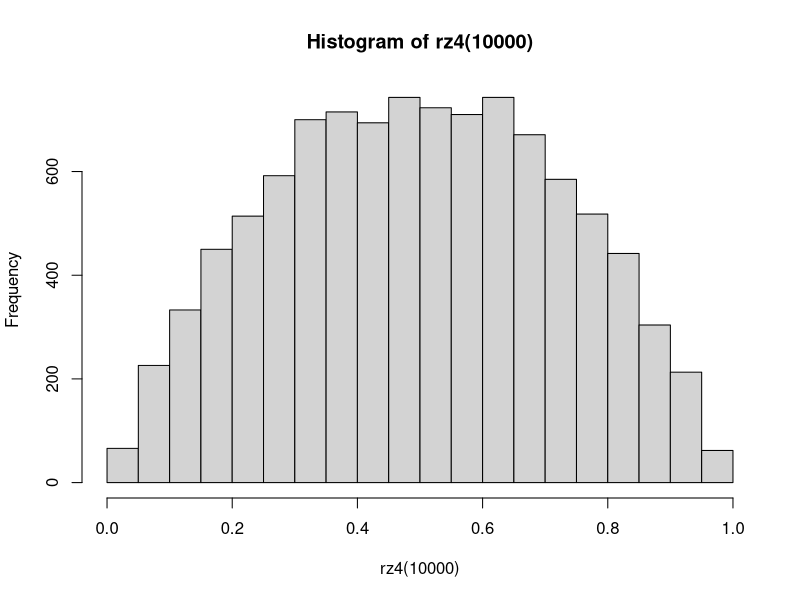
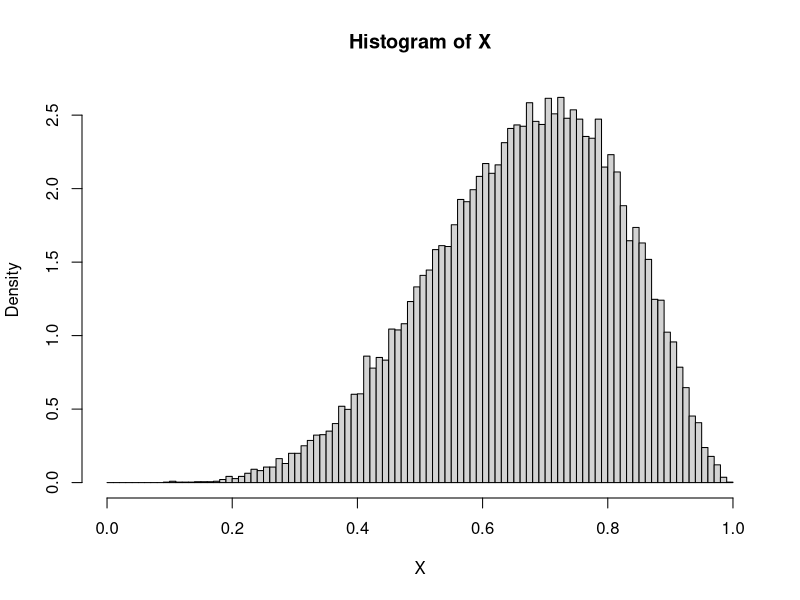

Recreate these plots in R, in order. (Note: this script raises an error after producing the figures.)
#curve(dgamma(x, 3, 1/4), 0, 30, ylim=c(0,.2), lwd=2, col="blue")
#curve(2*dexp(x,1/12), 0, 30, add=T, col="red", lwd=2)
#abline(v=0, col="green2");  abline(h=0, col="green2")
#####
rz1<-function () 
{
  repeat {
    x <- runif(1, 0, 1)
    y <- runif(1, 0, 3/2)
    fx <- 6 * x * (1 - x)
    if (y < fx) 
      return(x)
  }
}

rz2<-function (n) 
{
  zvector <- vector("numeric", n)
  for (i in 1:n) {
    zvector[i] <- rz1()
  }
  zvector
}

rz3<-function (n) 
{
  xvec <- runif(n, 0, 1)
  yvec <- runif(n, 0, 3/2)
  fvec <- 6 * xvec * (1 - xvec)
  xvec[yvec < fvec]
}

rz4<-function (n) 
{
  x <- rz3(n)
  len <- length(x)
  aprob <- len/n
  aprob
  shortby <- n - len
  n2 <- round(shortby/aprob)
  n2
  x2 <- rz3(n2)
  x3 <- c(x, x2)
  x3
}

hist(rz4(10000),30)

##################
sample.x = runif(100000,0,1)
accept = c()
for(i in 1:length(sample.x)){
  U = runif(1, 0, 1)
  if(dunif(sample.x[i], 0, 1)*3*U <= dbeta(sample.x[i], 6, 3)) {
    
    accept[i] = 'Yes'
  }
  else if(dunif(sample.x[i],0,1)*3*U > dbeta(sample.x[i], 6, 3)) {
    accept[i] = 'No'
  }
}
T = data.frame(sample.x, accept = factor(accept, levels= c('Yes','No')))

#We can plot the results along with the true distribution with the following code.

hist(T[,1][T$accept=='Yes'], breaks = seq(0,1,0.01), freq = FALSE, main = 'Histogram of X', xlab = 'X')
lines(x, dbeta(x,6,3))
######

#exp distribution
lambda <- 1
u <- runif(1)
x   <-  -log(1-u)/lambda
x
###
n <- 20
lambda <- 1
u <- runif(n)
x <- -log(1-u)/lambda
x
####exp random variates
inv.exp   <- function(n, lambda){
  u <- runif(n)
  x <- -log(1-u)/lambda
  x
}
inv.exp(20,1)
###comparision of histogram of sampled values to a plot of density
x <- inv.exp(n=1000, lambda=0.5)
hist(x, freq=FALSE)
t <- 0:150/10
lines(t,dexp(t,rate=0.5), lwd=2)
#kolmogorov-smirnov test to test null hypothesi that sample is from Ex(0.5)
ks.test(x,pexp,rate=0.5)
#gamma distribution
k <- 4
lambda <- 1
x <- inv.exp(n=k, lambda=lambda)
y   <-  sum(x)
y
# define matrix with n*k random exponential numbers and add up each row
n <- 20
k <- 4
lambda <- 1
x <- matrix(inv.exp(n=n*k, lambda=lambda),ncol=k)
x
y  <- apply(x,1,sum)
y
##wrapping in a function
inv.gamma.int <- function(n,k,lambda){
  x  <- matrix(inv.exp(n=n*k, lambda=lambda),ncol=k)
  apply(x,1,sum)
}
y <- inv.gamma.int(20,4,1)
y
##################excercise 1########
Pois1<-function(s0,lam0){
  spread=3*sqrt(lam0)
  t=round(seq(max(0,lam0-spread),lam0+spread,1))
  prob=ppois(t,lam0)
  X=rep(0,s0)
  for (i in 1:s0){
    u=runif(1)
    X[i]=max(t[1],0)+sum(prob<u)-1
  }
  return(X)
}
and
Pois2<-function(s0,lam0){
  X=rep(0,s0)
  for (i in 1:s0){
    sum=0;k=1
    sum=sum+rexp(1,lam0)
    while (sum<1){ sum=sum+rexp(1,lam0);k=k+1}
    X[i]=k
  }
  return(X)
}
###############################################
inv.pois.int <- function(n,k,lambda){
  
  Po = NULL
  for (i in 1:k){
      x  <- inv.exp(n, lambda=lambda)
  
  
      y <- length(which(cumsum(x)<=1))
  }
  
  
  #Po  <- matrix(inv.exp(n=n*k, lambda=lambda),ncol=k)
}
k=100
n=10000
ib1 <- inv.pois.int(10000,100,2)
y
lambda=2
po  <- matrix(inv.pois.int(n=n*k, lambda=lambda),ncol=k)
po 
ib1 <- inv.pois.int(10000,100,2)
ib1

summary(ib1)
mean(ib1)

ib2 <- inv.pois.int(10000,100,5)
mean(ib2)
ib3 <- inv.pois.int(100000,100,10)
mean(ib3)
####

rejection = function(n){
  r = NULL
  for(i in 1:n){
    t = -1
    while(t < 0){
      x = rexp(1,1)
      y = runif(1,0,exp(-x))
      if(x > 1)
        t = -y
      else t = x^2 * exp(-x) - y
    }
    r[i]
  }
  r
}  
rejection(2000)
#############################Ex 2
rejection = function(n){
  r = NULL
  for(i in 1:n){
    t = -1
    while(t < 0){
      x = rexp(1,1)
      y = runif(1,0,exp(-x))
      if(x > 1 & x <1)
        t = -y
      else t =exp(-x^2/2)/sqrt(2*3.14) - y
    }
    r[i]
  }
  r
}  
rejection(2000)
